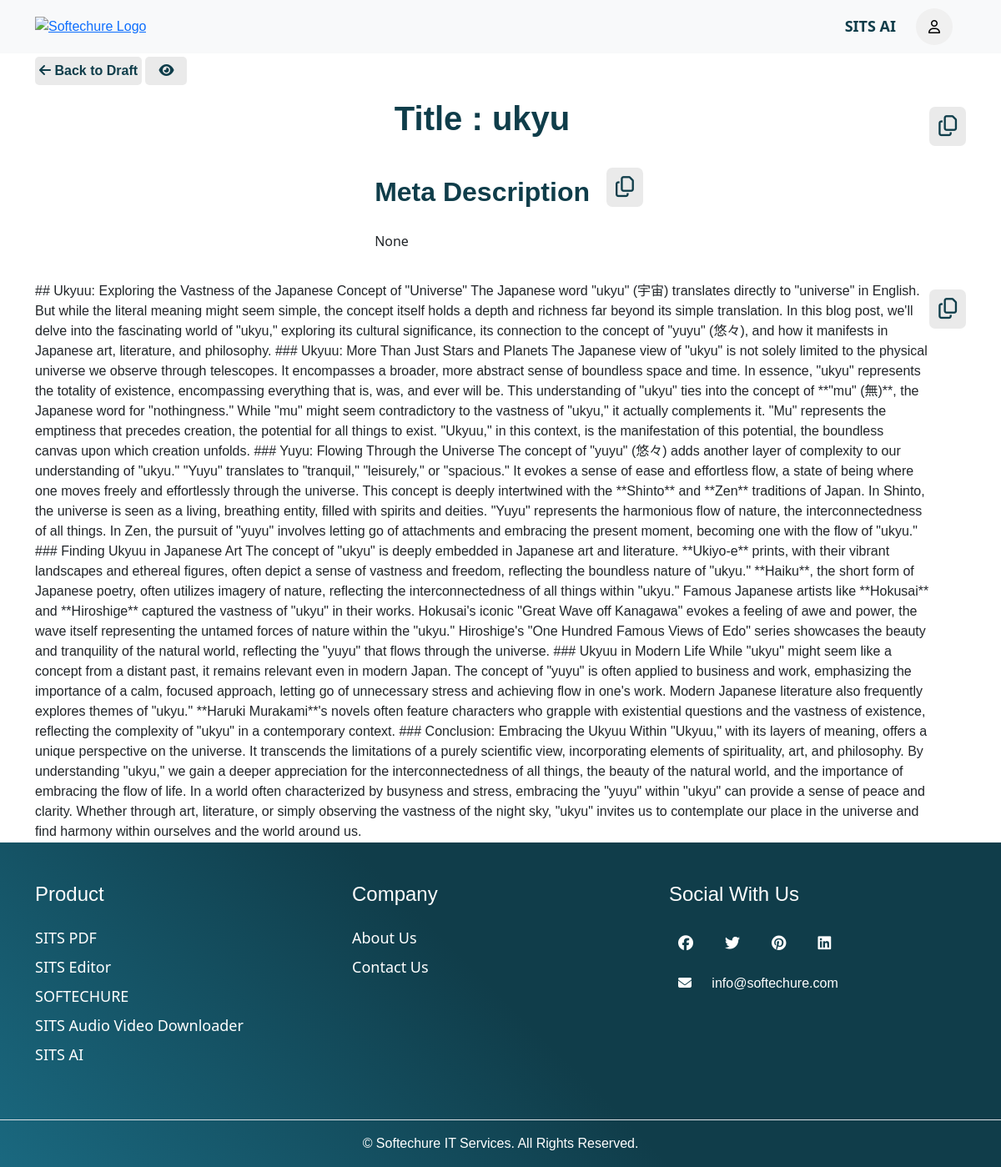
Page /my_drafts/271/ (signed in) on the committed database.
### content_creator/models.py (models this page shows, shortened)
class BlogPost(models.Model):
    title = models.CharField(max_length=200, null=True)
    keywords = models.CharField(max_length=200, null=True)
    language = models.CharField(max_length=200, null=True)
    content = models.TextField()
    reference = models.CharField(max_length=200, null=True)
    length = models.CharField(max_length=200, null=True)
    meta_description = models.TextField(max_length=1000, null=True)
    image_url = models.URLField()
    user = models.ForeignKey(settings.AUTH_USER_MODEL, on_delete=models.CASCADE, null=True)
    created_at = models.DateTimeField(auto_now_add=True)
    updated_at = models.DateTimeField(auto_now=True, null=True)

### content_creator/views.py (the view)
# urls.py: path("my_drafts/<pk>/", views.view_draft, name="view_draft"),
@login_required
def view_draft(request, pk):
    user = request.user
    draft = BlogPost.objects.get(pk=pk, user=user)
    return render(request, "view_draft.html", {"draft": draft})

### content_creator/templates/view_draft.html (shortened to what this page needs)
{% extends 'base.html' %}
{% load static %}
{% block content %}
  <div class="container mt-1 main-container">
    <a href="/my_drafts"><button class="back_button"><i class="fa-solid fa-arrow-left p-0"></i> Back to Draft</button></a>
    <button class="back_button" data-bs-toggle="modal" data-bs-target="#displayModal"><i class="fa-solid fa-eye py-0"></i></button>
    <div class="content-div my-3">
      <h1 class="title-heading text-center m-0">Title : {{ draft.title }}</h1>
      <button class="copy-btn" data-clipboard-text="{{ draft.title }}"><i class="far fa-copy"></i></button>
    </div>
    <div class="content-div">
      <div>
        <h2 class="pb-0">Meta Description</h2>
        <p>{{ draft.meta_description }}</p>
      </div>
      <button class="copy-description" data-clipboard-text="{{ draft.meta_description }}"><i class="far fa-copy"></i></button>
    </div>
    <div class="content-div">
      <div class="blog-content">{{ draft.content|safe }}</div>
      <button class="copy-html" data-clipboard-text="{{ draft.content }}"><i class="far fa-copy"></i></button>
    </div>
  </div>
{% endblock %}

### static/css/sits_creator.css (style rules this page uses)
body { font-family: sans-serif; line-height: 1.5 !important; margin: 0px !important; padding: 0px !important; background-color: unset !important; }
h1, h2, h3 { font-weight: 600; color: #0f3d4a !important; }
h2, h3 { padding: 20px; }
h1 { padding-left: 20px; padding-right: 20px; }
p { font-family: system-ui; padding: 20px; }
.copy-btn, .download-btn, .copy-html, .copy-description { border: none; background: transparent; position: relative; background: #eaeaea; color: #0f3d4a; border-radius: 7px; font-size: 25px; padding: 0%; margin-top: 10px; }
.content-div { display: flex; flex-direction: row; justify-content: center; align-items: flex-start; }
i { padding: 11px; }
.title-heading { width: -webkit-fill-available; }
body { font-family: 'Arial', sans-serif; background-color: #f4f4f4; margin: 0; padding: 0; }
.back_button { color: #0f3d4a; background-color: #eaeaea; border: none; border-radius: 5px; padding: 5px; font-weight: bold; }

### rows in the picture
BlogPost: title "ukyu", meta_description "None", content "## Ukyuu: Exploring the Vastness of the Japanese Concept of \"Universe\" The Japanese word \"ukyu\" (宇宙) translates directly to \"universe\" in English. But while the literal meaning might seem simple, the concept itself holds a depth and richness far beyond its simple translation. In this blog post, we'll delve into the fascinating world of \"ukyu,\" exploring its cultural significance, its connection to the concept of \"yuyu\" (悠々), and how it manifests in Japanese art, literature, and philosophy. ### Ukyuu: More Than Just Stars and Planets The Japanese view of \"ukyu\" is not solely limited to the physical universe we observe through telescopes. It encompasses a broader, more abstract sense of…"
